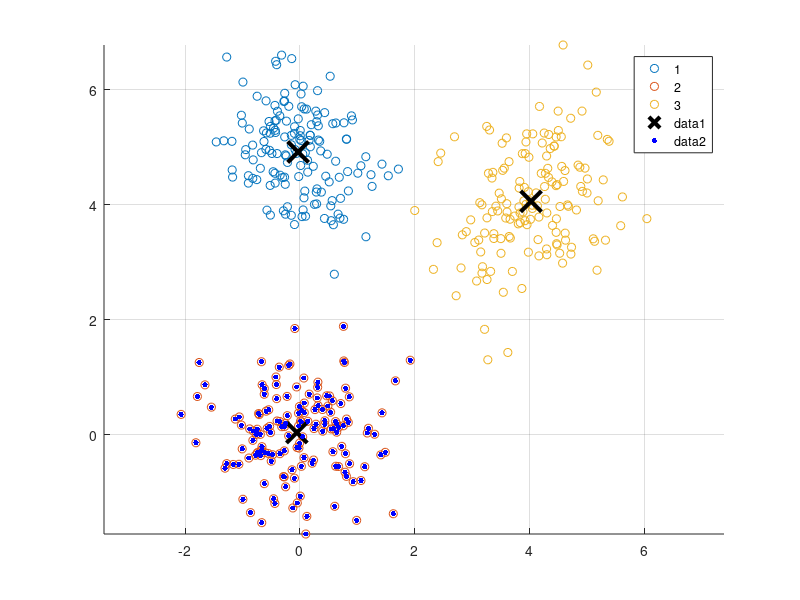
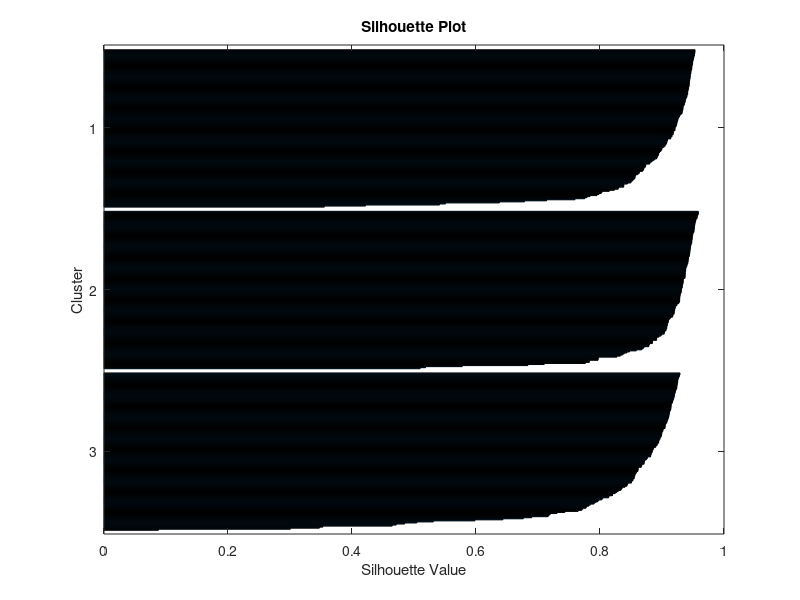

Write the MATLAB code that produced these figures, in order.

%Prepare a report on TP1,TP2,TP3 (Deadline : March 1)
clear; clc; close all

% Load all variables from file
load('DataTP3.mat');

K = 3;
[idx, C] = kmeans(X, K);

figure(1);
gscatter(X(:,1), X(:,2), idx); 
hold on;


plot(C(:,1), C(:,2), 'kx', 'MarkerSize', 15, 'LineWidth', 3);


plot(X(idx==2, 1), X(idx==2, 2), 'b.', 'MarkerSize', 12);

hold off;
axis equal; grid on;


figure(2);
silhouette(X, idx); 
title('Silhouette Plot');
